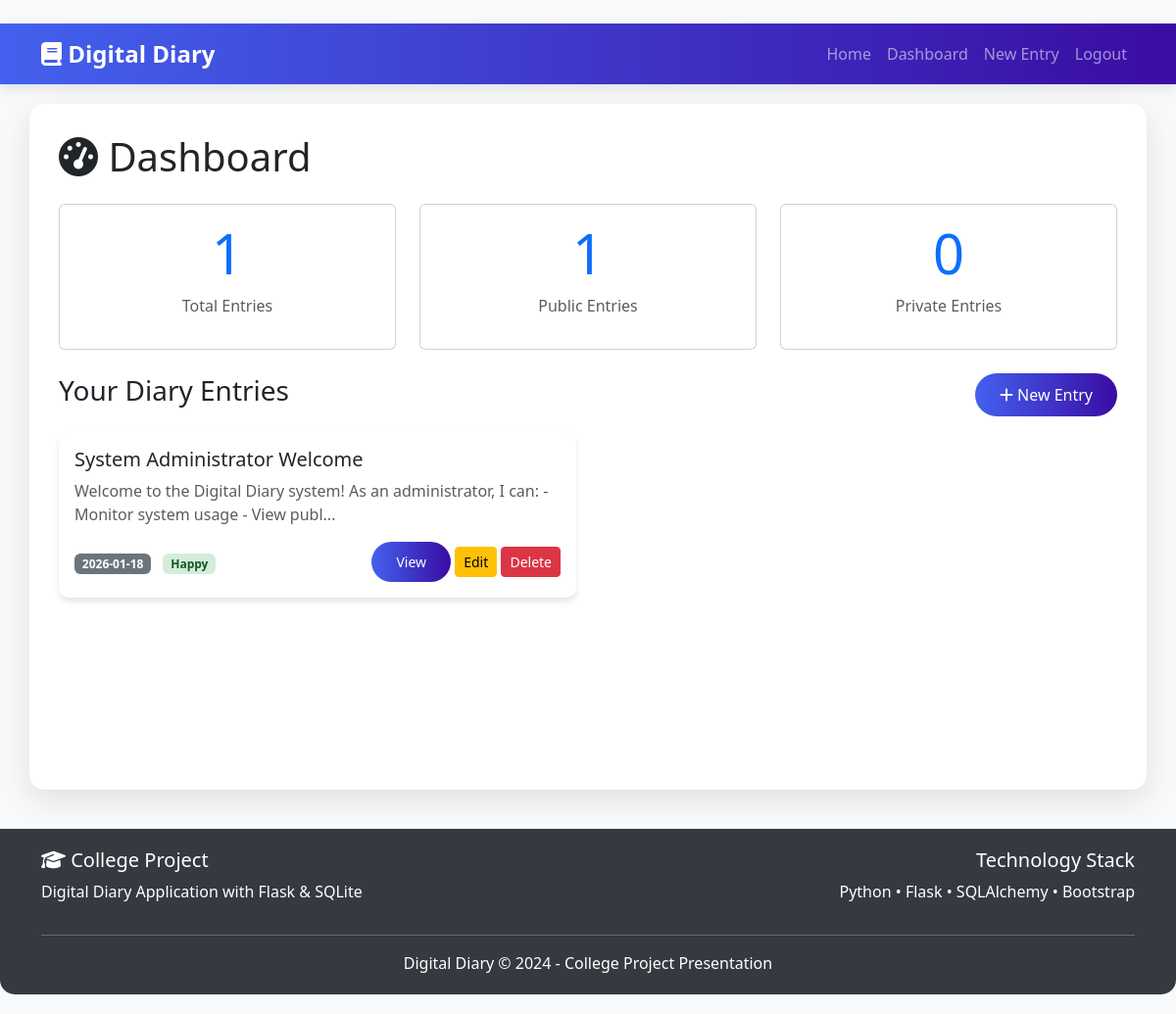
Page /dashboard (signed in) on the committed database.
### app.py (models this page shows)
class DiaryEntry(db.Model):
    id = db.Column(db.Integer, primary_key=True)
    user_id = db.Column(db.Integer, db.ForeignKey('user.id'), nullable=False)
    title = db.Column(db.String(200), nullable=False)
    content = db.Column(db.Text, nullable=False)
    mood = db.Column(db.String(20), default='neutral')
    entry_date = db.Column(db.Date, nullable=False)
    weather = db.Column(db.String(50))
    location = db.Column(db.String(100))
    tags = db.Column(db.String(200))
    is_private = db.Column(db.Boolean, default=True)
    created_at = db.Column(db.DateTime, default=datetime.utcnow)
    updated_at = db.Column(db.DateTime, default=datetime.utcnow, onupdate=datetime.utcnow)

### app.py (the view)
@app.route('/dashboard')
@login_required
def dashboard():
    entries = DiaryEntry.query\
        .filter_by(user_id=current_user.id)\
        .order_by(DiaryEntry.entry_date.desc(), DiaryEntry.created_at.desc())\
        .all()
    total_entries = len(entries)
    public_count = DiaryEntry.query.filter_by(user_id=current_user.id, is_private=False).count()
    private_count = total_entries - public_count
    mood_stats = {}
    for entry in entries:
        mood_stats[entry.mood] = mood_stats.get(entry.mood, 0) + 1
    return render_template('dashboard.html',
                         entries=entries,
                         total_entries=total_entries,
                         public_count=public_count,
                         private_count=private_count,
                         mood_stats=mood_stats,
                         user=current_user)

### app.py (called while the page is built)
@app.context_processor
def inject_user():
    return dict(user=current_user)

@login_manager.user_loader
def load_user(user_id):
    return User.query.get(int(user_id))

@app.context_processor
def utility_processor():
    return dict(get_mood_emoji=get_mood_emoji, get_mood_color=get_mood_color, now=datetime.utcnow)

### templates/dashboard.html (shortened to what this page needs)
﻿{% extends "base.html" %}
{% block content %}
<h1 class="mb-4">
    <i class="fas fa-tachometer-alt"></i> Dashboard
</h1>
<div class="row mb-4">
    <div class="col-md-4">
        <div class="card text-center">
            <div class="card-body">
                <h2 class="display-4 text-primary">{{ total_entries }}</h2>
                <p class="text-muted">Total Entries</p>
            </div>
        </div>
    </div>
    <div class="col-md-4">
        <div class="card text-center">
            <div class="card-body">
                <h2 class="display-4 text-primary">{{ public_count }}</h2>
                <p class="text-muted">Public Entries</p>
            </div>
        </div>
    </div>
    <div class="col-md-4">
        <div class="card text-center">
            <div class="card-body">
                <h2 class="display-4 text-primary">{{ private_count }}</h2>
                <p class="text-muted">Private Entries</p>
            </div>
        </div>
    </div>
</div>
<div class="d-flex justify-content-between align-items-center mb-3">
    <h3>Your Diary Entries</h3>
    <a href="/entry/add" class="btn btn-primary">
        <i class="fas fa-plus"></i> New Entry
    </a>
</div>
{% if entries %}
    <div class="row">
        {% for entry in entries %}
        <div class="col-md-6 mb-4">
            <div class="card diary-card">
                <div class="card-body">
                    <h5 class="card-title">{{ entry.title }}</h5>
                    <p class="card-text text-muted">
                        {{ entry.content[:100] }}{% if entry.content|length > 100 %}...{% endif %}
                    </p>
                    <div class="d-flex justify-content-between align-items-center">
                        <div>
                            <span class="badge bg-secondary">
                                {{ entry.entry_date.strftime('%Y-%m-%d') }}
                            </span>
                            <span class="badge mood-{{ entry.mood }} ms-2">
                                {{ entry.mood|title }}
                            </span>
                        </div>
                        <div>
                            <a href="/entry/{{ entry.id }}" class="btn btn-sm btn-primary">View</a>
                            <a href="/entry/{{ entry.id }}/edit" class="btn btn-sm btn-warning">Edit</a>
                            <a href="/entry/{{ entry.id }}/delete" class="btn btn-sm btn-danger"
                               onclick="return confirm('Delete this entry?')">Delete</a>
                        </div>
                    </div>
                </div>
            </div>
        </div>
        {% endfor %}
    </div>
{% endif %}
{% endblock %}

### templates/base.html (style rules this page uses)
body { background: #f8f9fa; min-height: 100vh; padding-bottom: 20px; }
.btn-primary { background: linear-gradient(90deg, #4361ee, #3a0ca3); border: none; padding: 10px 25px; border-radius: 25px; }
.diary-card { border-radius: 10px; box-shadow: 0 4px 6px rgba(0,0,0,0.1); margin-bottom: 20px; border: none; }
.mood-happy { background: #d4edda; color: #155724; }

### rows in the picture
DiaryEntry: title "System Administrator Welcome", content "Welcome to the Digital Diary system! As an administrator, I can: - Monitor system usage - View publ", entry_date "2026-01-18", mood "Happy"

### other values in the picture
{{ total_entries }} "1"
{{ public_count }} "1"
{{ private_count }} "0"
